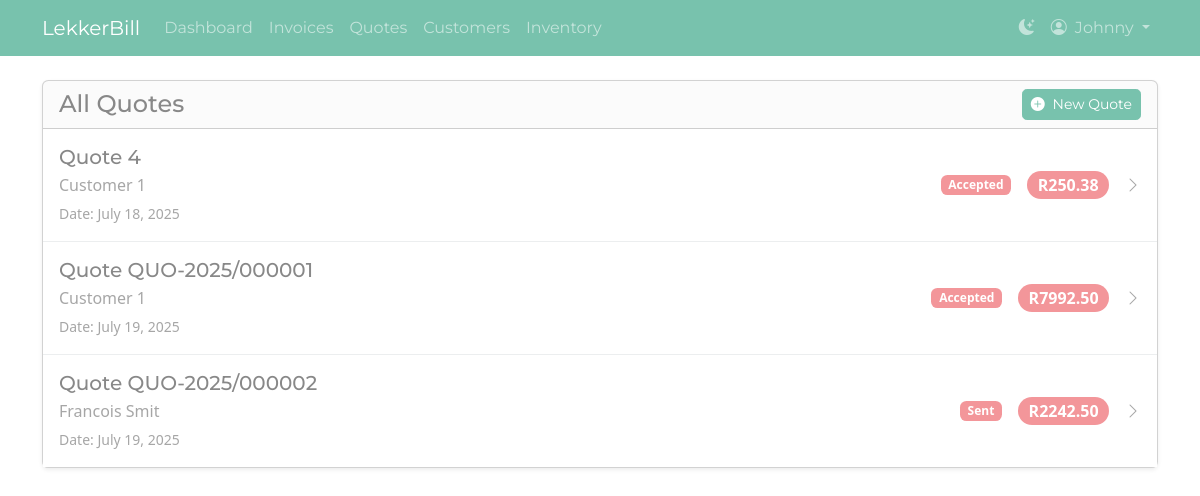
The page /quotes/ (signed in) on the database its author committed.
### invoices/models.py (models this page shows, shortened)
class Quote(models.Model):
    quote_number = models.CharField(max_length=50, blank=True, null=True)
    user = models.ForeignKey(User, on_delete=models.CASCADE)
    customer = models.ForeignKey(Customer, on_delete=models.CASCADE)
    quote_date = models.DateField(default=timezone.now)
    valid_until = models.DateField(blank=True, null=True)
    description = models.TextField(blank=True, null=True)
    created_at = models.DateTimeField(auto_now_add=True)
    updated_at = models.DateTimeField(auto_now=True)
    tax_rate = models.DecimalField(max_digits=5, decimal_places=2, default=Decimal('0.00'))
    status = models.CharField(
        max_length=20,
        choices=[('draft', 'Draft'), ('sent', 'Sent'), ('accepted', 'Accepted'), ('rejected', 'Rejected')],
        default='draft'
    )
    invoice = models.OneToOneField(
        'Invoice', on_delete=models.SET_NULL, null=True, blank=True, related_name='converted_from_quote'
    )
    uuid = models.UUIDField(default=uuid.uuid4, editable=False, unique=True)
    def get_absolute_url(self):
        return reverse('quote_detail', kwargs={'quote_id': self.id})
    @property
    def subtotal(self):
        return sum(item.total() for item in self.items.all())
    @property
    def tax_amount(self):
        return self.subtotal * (self.tax_rate / 100)
    @property
    def total(self):
        return self.subtotal + self.tax_amount

class Customer(models.Model):
    user = models.ForeignKey(User, on_delete=models.CASCADE)
    name = models.CharField(max_length=100)
    email = models.EmailField()
    phone = models.CharField(max_length=20)
    created_at = models.DateTimeField(auto_now_add=True)
    updated_at = models.DateTimeField(auto_now=True)

class QuoteItem(models.Model):
    quote = models.ForeignKey(Quote, on_delete=models.CASCADE, related_name='items')
    description = models.CharField(max_length=255)
    long_description = models.TextField(blank=True, null=True)
    quantity = models.IntegerField()
    unit_price = models.DecimalField(max_digits=10, decimal_places=2)
    def total(self):
        return self.quantity * self.unit_price

### invoices/views.py (the view)
# urls.py: path('quotes/', views.quote_list, name='quote_list'),
@login_required
def quote_list(request):
    quotes = Quote.objects.filter(user=request.user).select_related('customer')
    return render(request, 'invoices/quote_list.html', {'quotes': quotes})

### invoices/templates/invoices/quote_list.html (shortened to what this page needs)
{% extends "invoices/base.html" %}
{% block content %}
<div class="card shadow-sm">
    <div class="card-header">
        <div class="d-flex justify-content-between align-items-center">
            <h1 class="h4 mb-0">All Quotes</h1>
            <a href="{% url 'quote_create' %}" class="btn btn-primary btn-sm">
                <i class="bi-plus-circle-fill me-1"></i> New Quote
            </a>
        </div>
    </div>
    <div class="card-body p-0">
        <div class="list-group list-group-flush">
            {% for quote in quotes %}
                <a href="{{ quote.get_absolute_url }}" class="list-group-item list-group-item-action d-flex justify-content-between align-items-center py-3">
                    <div>
                        <h5 class="mb-1">Quote {{ quote.quote_number|default:quote.id }}</h5>
                        <p class="mb-1 text-muted">{{ quote.customer.name }}</p>
                        <small class="text-muted">Date: {{ quote.quote_date|date:"F j, Y" }}</small>
                    </div>
                    <div class="d-flex align-items-center">
                        <span class="badge bg-secondary me-3">{{ quote.get_status_display }}</span>
                        <span class="badge bg-secondary rounded-pill fs-6 me-3">R{{ quote.total|floatformat:2 }}</span>
                        <i class="bi bi-chevron-right text-muted"></i>
                    </div>
                </a>
            {% empty %}
                <p class="list-group-item">No quotes found yet. <a href="{% url 'quote_create' %}">Create one?</a></p>
            {% endfor %}
        </div>
    </div>
</div>
{% endblock %}

### invoices/templates/invoices/base.html (shortened to what this page needs)
{% load static %}
<!DOCTYPE html>
<html lang="en">
<head>
    <link rel="stylesheet" href="https://cdn.jsdelivr.net/npm/bootstrap-icons@1.11.3/font/bootstrap-icons.min.css">
    <link id="theme-light" rel="stylesheet" href="https://bootswatch.com/5/minty/bootstrap.min.css">
    <link id="theme-dark" rel="stylesheet" href="https://bootswatch.com/5/superhero/bootstrap.min.css" disabled>
    <link href="https://cdn.jsdelivr.net/npm/tom-select@2.3.1/dist/css/tom-select.bootstrap5.css" rel="stylesheet">
</head>
<body>
    <nav class="navbar navbar-expand-lg" id="main-navbar">
        <div class="container">
            <a class="navbar-brand" href="{% url 'dashboard' %}">LekkerBill</a>
            <div class="collapse navbar-collapse" id="navbarNav">
                {% if user.is_authenticated %}
                <ul class="navbar-nav me-auto mb-2 mb-lg-0">
                    <li class="nav-item">
                        <a class="nav-link" href="{% url 'dashboard' %}">Dashboard</a>
                    </li>
                    <li class="nav-item">
                        <a class="nav-link" href="{% url 'invoice_list' %}">Invoices</a>
                    </li>
                    <li class="nav-item">
                        <a class="nav-link" href="{% url 'quote_list' %}">Quotes</a>
                    </li>
                    <li class="nav-item">
                        <a class="nav-link" href="{% url 'customer_list' %}">Customers</a>
                    </li>
                    <li class="nav-item">
                        <a class="nav-link" href="{% url 'inventory_list' %}">Inventory</a>
                    </li>
                </ul>
                <ul class="navbar-nav">
                    <li class="nav-item">
                        <a href="#" class="nav-link" id="theme-toggler" title="Toggle theme">
                            <i class="bi" id="theme-icon"></i>
                        </a>
                    </li>
                    <li class="nav-item dropdown">
                        <a class="nav-link dropdown-toggle" href="#" role="button" data-bs-toggle="dropdown" aria-expanded="false">
                            <i class="bi-person-circle me-1"></i> {{ user.username }}
                        </a>
                    </li>
                </ul>
                {% endif %}
            </div>
        </div>
    </nav>
    <main class="container mt-4">
        {% block content %}{% endblock %}
    </main>
</body>
</html>

### rows shown on the page
Quote: quote_number "4", customer.name "Customer 1", quote_date "July 18, 2025", status "Accepted", total "250.38"
Quote: quote_number "QUO-2025/000001", customer.name "Customer 1", quote_date "July 19, 2025", status "Accepted", total "7992.50"
Quote: quote_number "QUO-2025/000002", customer.name "Francois Smit", quote_date "July 19, 2025", status "Sent", total "2242.50"

### other values the page prints
{{ user.username }} "Johnny"
